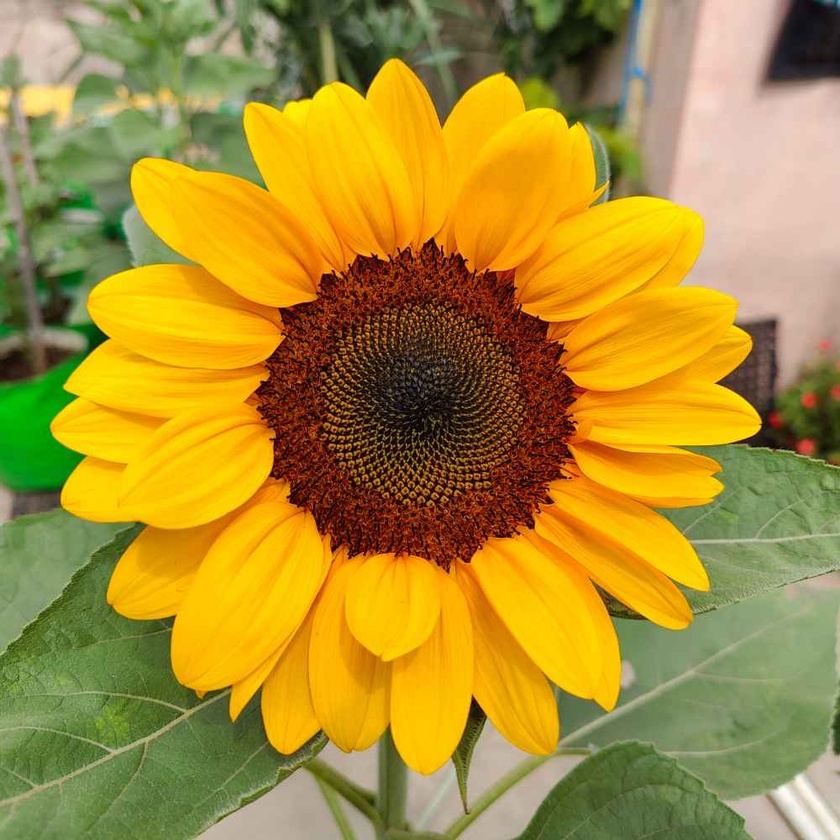
#> input picture Images/sunflower.jpg, 840 x 840 px, shrunk from 1000 x 1000 before the run
$ python pg2.py
#> lines starting #> are read from the running program, lines starting #| are printed output that depends on the picture
"""
Program 2. Gray-Level Transformations: Implement contrast stretching, logarithmic, power-law, and
negative transformations on images.

Anthony Pinto Robinson
21/01/2026
"""

import cv2
import numpy as np
import matplotlib.pyplot as plt

img = cv2.imread('Images/sunflower.jpg')
#> img is the input picture: shape (840, 840, 3); mean B, G, R 52.5, 142.2, 170.1

if img is None:
    print("Error: Image not found!")
    exit()

if len(img.shape) == 2:
    is_gray = True
    img_proc = img.copy()
else:
    is_gray = False
    img_proc = cv2.cvtColor(img, cv2.COLOR_BGR2RGB)
img_float = img_proc.astype(np.float32)

def negative(image):
    return 255 - image
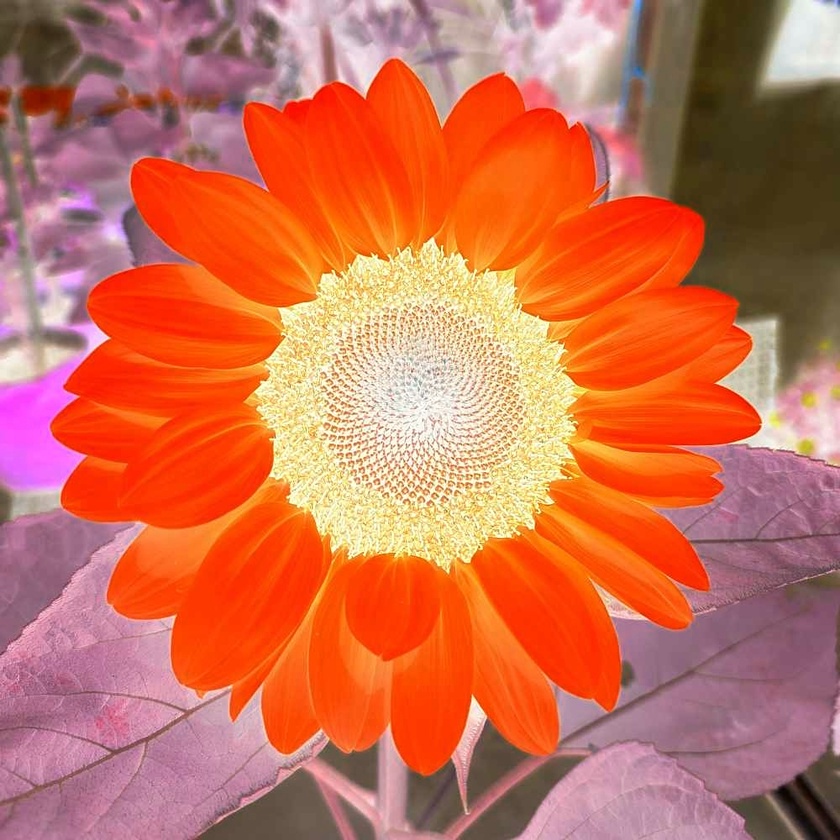
#> returned value: shape (840, 840, 3); mean of channels 0, 1, 2 84.9, 112.8, 202.5; drawn as B, G, R

def log_transform(image):
    c = 255 / np.log(1 + np.max(image))
#> c = 45.99
    log_img = c * np.log(1 + image)
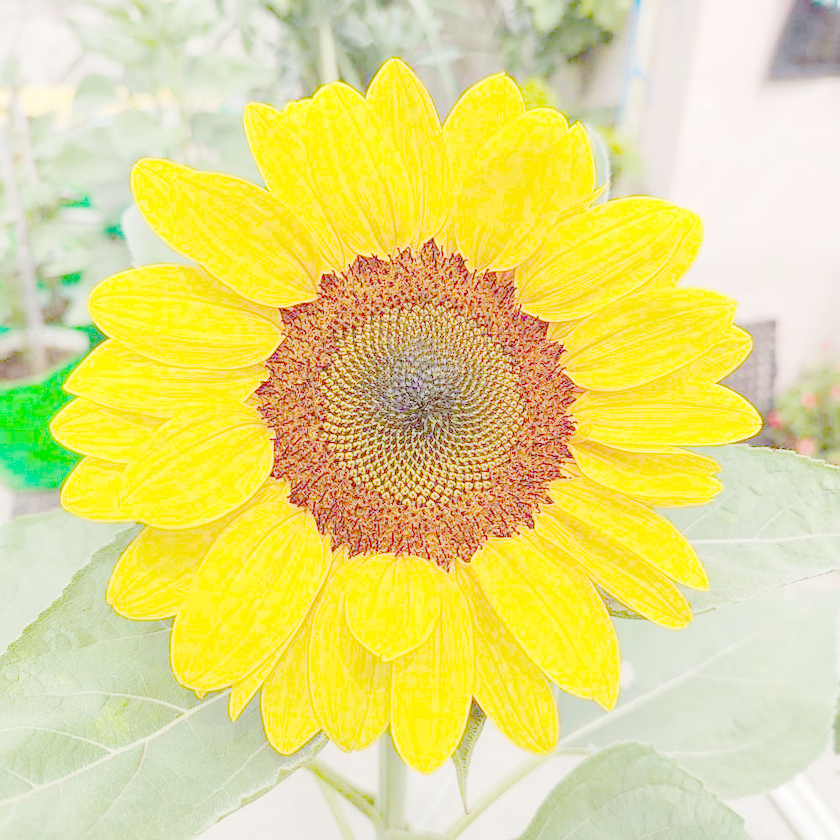
#> log_img: shape (840, 840, 3) float32; mean R, G, B 229.9, 220.9, 133.1
    return np.clip(log_img, 0, 255).astype(np.uint8)
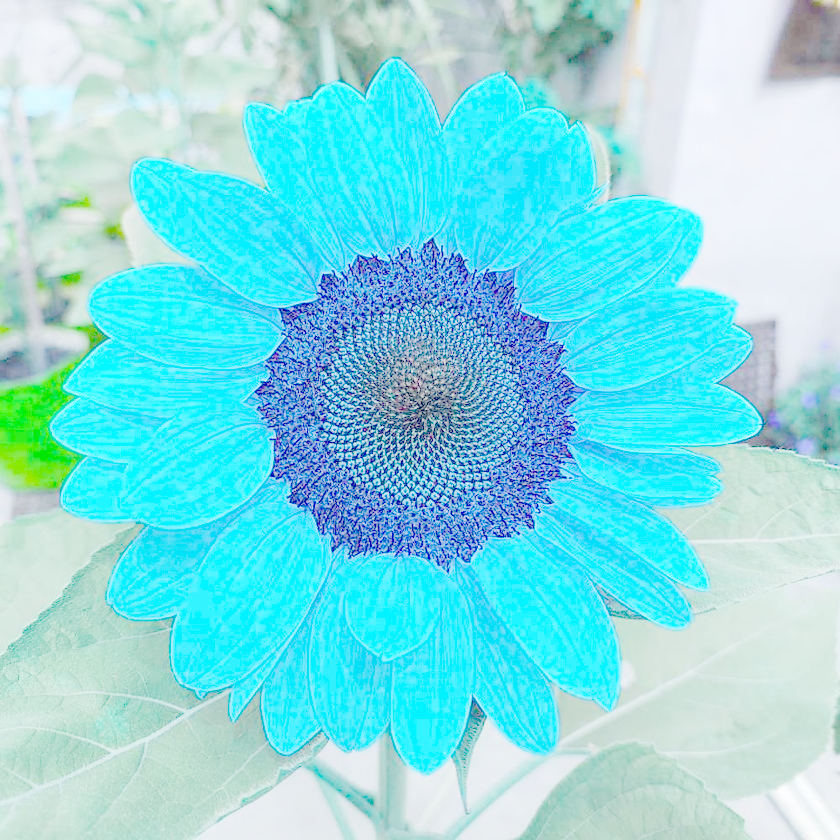
#> returned value: shape (840, 840, 3); mean of channels 0, 1, 2 229, 220.4, 132.6; drawn as B, G, R

def power_law(image, gamma=0.5):
#> called with gamma = 0.5
    power = 255 * ((image / 255) ** gamma)
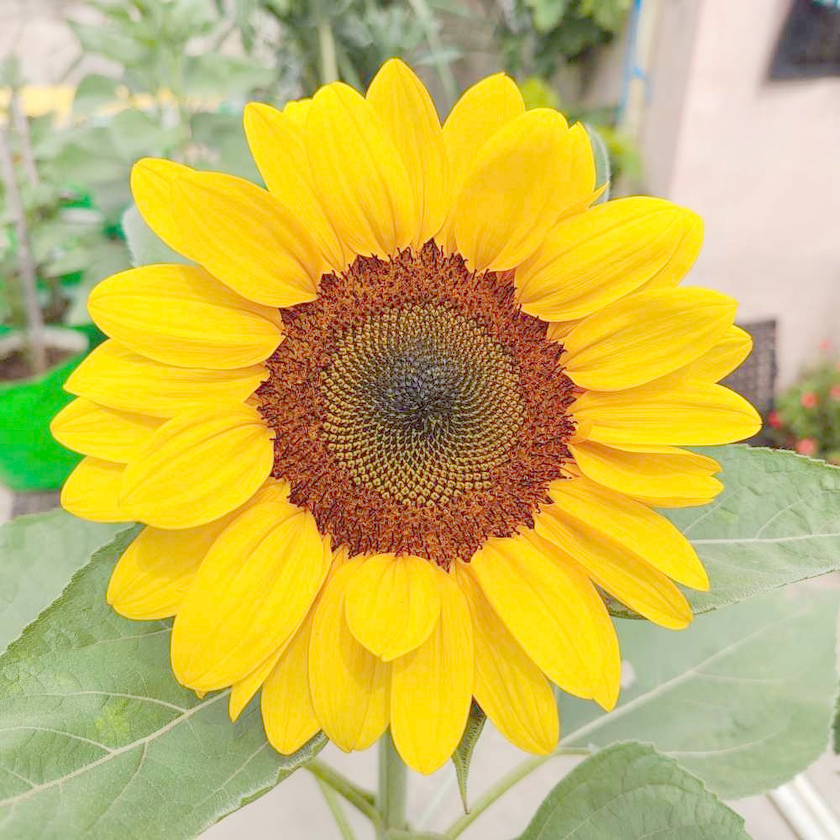
#> power: shape (840, 840, 3) float32; mean R, G, B 201.9, 184.7, 91.4
    return np.clip(power, 0, 255).astype(np.uint8)
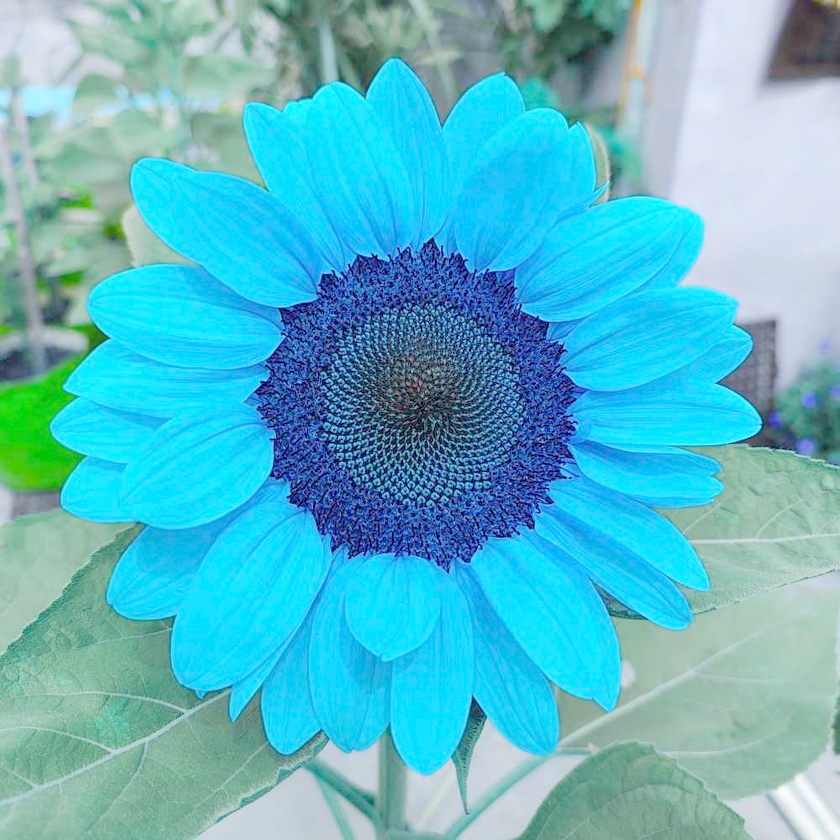
#> returned value: shape (840, 840, 3); mean of channels 0, 1, 2 201.2, 184.2, 90.8; drawn as B, G, R

def contrast_stretch(image):
    r_min = np.min(image)
#> r_min = 0
    r_max = np.max(image)
#> r_max = 255
    stretched = ((image - r_min) / (r_max - r_min)) * 255
    return np.clip(stretched, 0, 255).astype(np.uint8)

negative_img = negative(img_proc)
log_img = log_transform(img_float)
power_img = power_law(img_float, gamma=0.5)
stretch_img = contrast_stretch(img_float)

plt.figure(figsize=(12, 10))

images = [img_proc, negative_img, log_img, power_img, stretch_img]
titles = [
    "Original Image",
    "Negative",
    "Log Transformation",
    "Power-Law Transformation",
    "Contrast Stretching"
]
plt.figure(figsize=(15, 10))

for i in range(len(images)):
    plt.subplot(2, 3, i + 1)
    plt.imshow(images[i], cmap='gray' if is_gray else None)
    plt.title(titles[i])
    plt.axis('off')
#> this loop made 5 passes

plt.tight_layout()
plt.show()

if not is_gray:
    cv2.imwrite('negative.jpg', cv2.cvtColor(negative_img, cv2.COLOR_RGB2BGR))
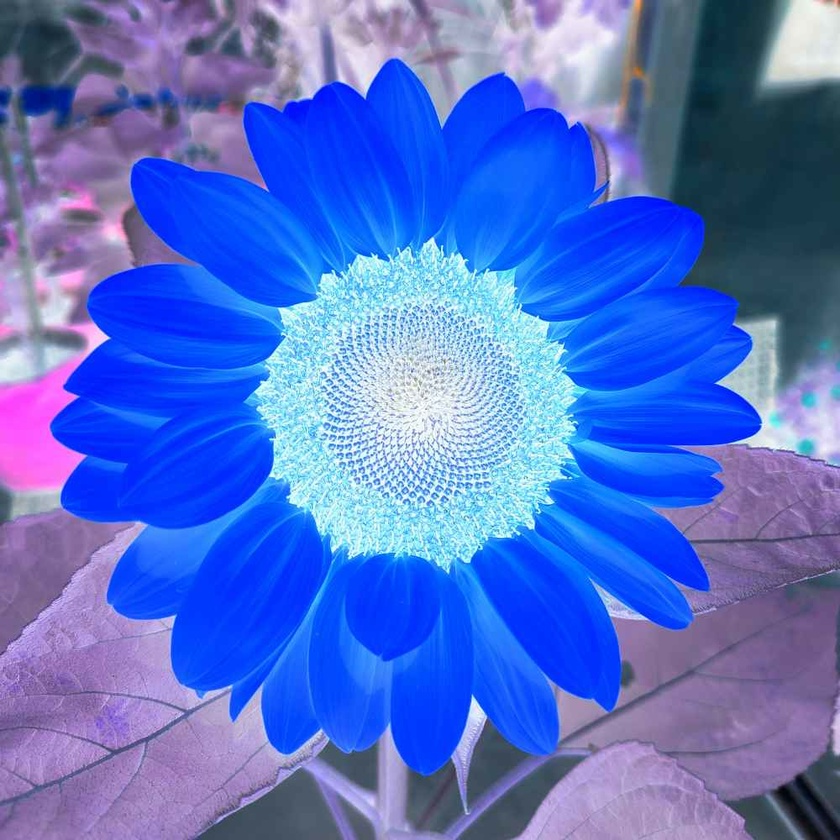
#> saved as negative.jpg: shape (840, 840, 3); mean B, G, R 202.5, 112.8, 84.9
    cv2.imwrite('log.jpg', cv2.cvtColor(log_img, cv2.COLOR_RGB2BGR))
    cv2.imwrite('power_law.jpg', cv2.cvtColor(power_img, cv2.COLOR_RGB2BGR))
    cv2.imwrite('contrast_stretch.jpg', cv2.cvtColor(stretch_img, cv2.COLOR_RGB2BGR))
else:
    cv2.imwrite('negative.jpg', negative_img)
    cv2.imwrite('log.jpg', log_img)
    cv2.imwrite('power_law.jpg', power_img)
    cv2.imwrite('contrast_stretch.jpg', stretch_img)

$ run again, with Images/cheetha.png saved as Images/sunflower.jpg
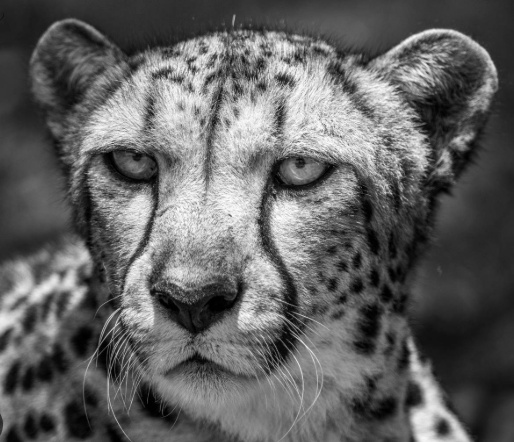
#> input picture Images/cheetha.png, 514 x 442 px
#> img is the input picture: shape (442, 514, 3); min 0, max 255, mean 97.9
#> in negative, `return 255 - image`:
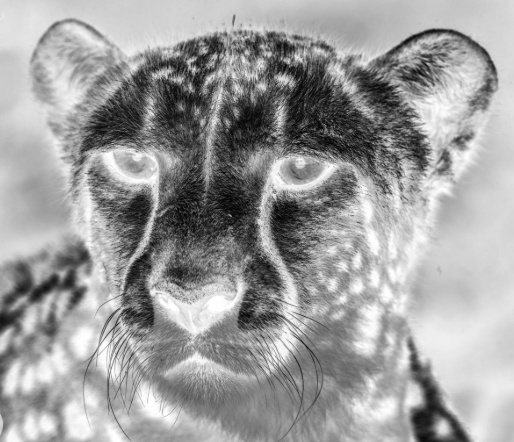
#> returned value: shape (442, 514, 3); min 0, max 255, mean 157.1
#> c = 45.99
#> in power_law, `power = 255 * ((image / 255) ** gamma)`:
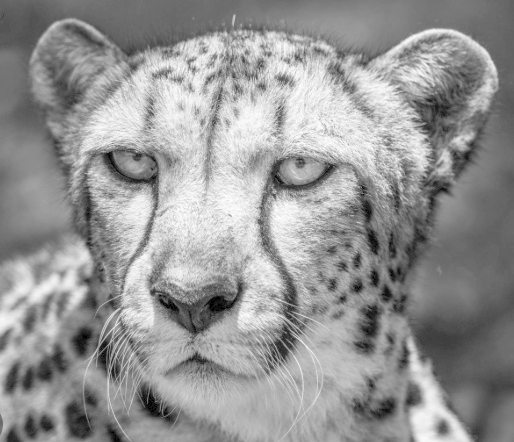
#> power: shape (442, 514, 3) float32; min 0, max 255, mean 150.1
#> r_min = 0
#> r_max = 255
#> the loop `for i in range(len(images)):` made 5 passes
